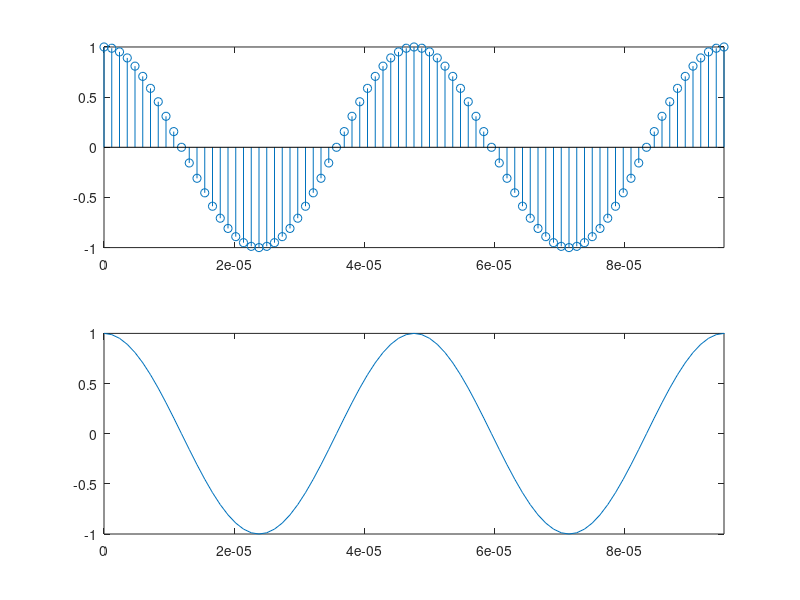
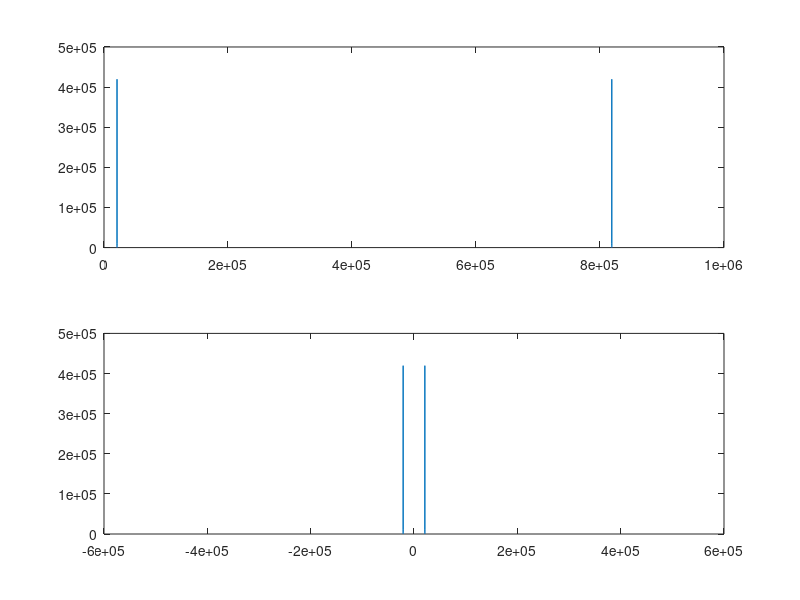

The MATLAB source for these figures, in order:
clear all
close all
clc

A = 1;
fm = 21e3; # frequência do seno
N = 20; # fator de superamostragem (N deverá ser inteiro e maior que zero)
Fs = 2*fm*N; # frequência de amostragem deve respeitar o teorema de Nyquist
#Fs = 40e3;
Ts = 1/Fs; # Tempo de amostragem
t = [0:Ts:1]; # representando o tempo em segundos
w = 2*pi*fm; # omega
y = A*cos(w*t);
n_periodo = 2; # número de períodos para a visualização
figure(1)
subplot(211)
stem(t,y)
xlim([0 n_periodo*(1/fm)])
ylim([-1 1])
subplot(212)
plot(t,y)
xlim([0 n_periodo*(1/fm)])
ylim([-1 1])

#-------- representação complexa -------
# cos(wt) = exp(jwt)/2 + exp(-jwt)/2

Y1 = fft(y);
Y2 = fftshift(Y1);
f1 = [0:1:Fs];
f2 = [-Fs/2:1:Fs/2];
figure(2)
subplot(211)
plot(f1,abs(Y1))
subplot(212)
plot(f2,abs(Y2))
